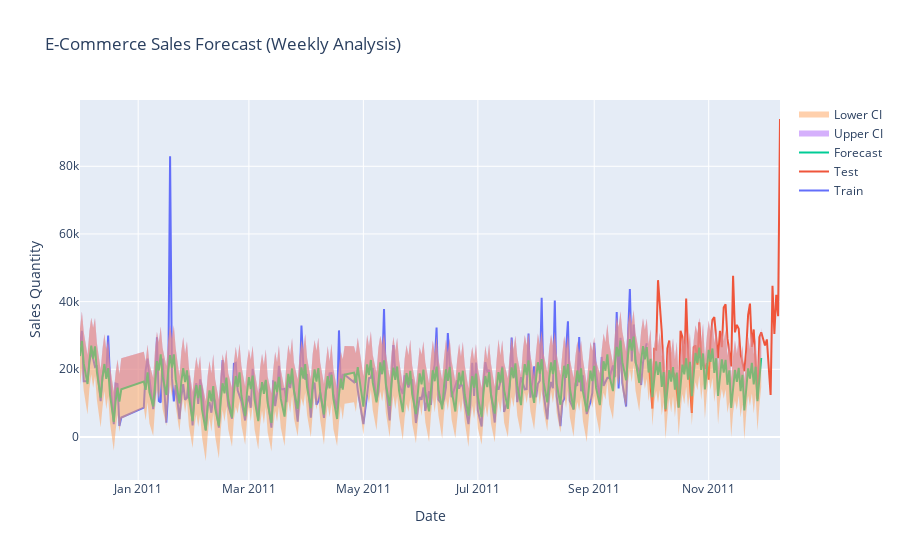

This figure's notebook cell:
### Code cell
# Visualization: Interactive plot with confidence intervals
fig = go.Figure()
fig.add_trace(go.Scatter(x=train['ds'], y=train['y'], name='Train', mode='lines'))
fig.add_trace(go.Scatter(x=test['ds'], y=test['y'], name='Test', mode='lines'))
fig.add_trace(go.Scatter(x=forecast['ds'], y=forecast['yhat'], name='Forecast', mode='lines'))
fig.add_trace(go.Scatter(x=forecast['ds'], y=forecast['yhat_upper'], fill='tonexty', 
                         mode='none', name='Upper CI', opacity=0.2))
fig.add_trace(go.Scatter(x=forecast['ds'], y=forecast['yhat_lower'], fill='tonexty', 
                         mode='none', name='Lower CI', opacity=0.2))
fig.update_layout(title='E-Commerce Sales Forecast (Weekly Analysis)',
                  xaxis_title='Date', yaxis_title='Sales Quantity')
fig.show()

### Figure 1 — Plotly figure (JSON) as saved in the notebook; plotly's stock layout.template omitted (floating-point values rounded to 4 significant figures; data arrays with more than 128 entries replaced by an {"elided": "..."} marker saying what was removed)
{"data": [{"mode": "lines", "name": "Train", "type": "scatter", "x": {"elided": "244 str values"}, "y": {"elided": "244 int values"}}, {"mode": "lines", "name": "Test", "type": "scatter", "x": ["2011-09-30", "2011-10-02", "2011-10-03", "2011-10-04", "2011-10-05", "2011-10-06", "2011-10-07", "2011-10-09", "2011-10-10", "2011-10-11", "2011-10-12", "2011-10-13", "2011-10-14", "2011-10-16", "2011-10-17", "2011-10-18", "2011-10-19", "2011-10-20", "2011-10-21", "2011-10-23", "2011-10-24", "2011-10-25", "2011-10-26", "2011-10-27", "2011-10-28", "2011-10-30", "2011-10-31", "2011-11-01", "2011-11-02", "2011-11-03", "2011-11-04", "2011-11-06", "2011-11-07", "2011-11-08", "2011-11-09", "2011-11-10", "2011-11-11", "2011-11-13", "2011-11-14", "2011-11-15", "2011-11-16", "2011-11-17", "2011-11-18", "2011-11-20", "2011-11-21", "2011-11-22", "2011-11-23", "2011-11-24", "2011-11-25", "2011-11-27", "2011-11-28", "2011-11-29", "2011-11-30", "2011-12-01", "2011-12-02", "2011-12-04", "2011-12-05", "2011-12-06", "2011-12-07", "2011-12-08", "2011-12-09"], "y": [22563, 8385, 26003, 25806, 46338, 36847, 31090, 7556, 26212, 28524, 17915, 19108, 18268, 8770, 31410, 29588, 19260, 40919, 24793, 7073, 26527, 27073, 21343, 33910, 24162, 20068, 21797, 16913, 28768, 34618, 35438, 23309, 31395, 26538, 38269, 39239, 29063, 20840, 47631, 30912, 33144, 31993, 24338, 19416, 25814, 36025, 39420, 26629, 31775, 11173, 29466, 30940, 28532, 27051, 28825, 12412, 44664, 30469, 41980, 35672, 93979]}, {"mode": "lines", "name": "Forecast", "type": "scatter", "x": {"elided": "305 str values"}, "y": {"elided": "305 float values"}}, {"fill": "tonexty", "mode": "none", "name": "Upper CI", "opacity": 0.2, "type": "scatter", "x": {"elided": "305 str values"}, "y": {"elided": "305 float values"}}, {"fill": "tonexty", "mode": "none", "name": "Lower CI", "opacity": 0.2, "type": "scatter", "x": {"elided": "305 str values"}, "y": {"elided": "305 float values"}}], "layout": {"title": {"text": "E-Commerce Sales Forecast (Weekly Analysis)"}, "xaxis": {"title": {"text": "Date"}}, "yaxis": {"title": {"text": "Sales Quantity"}}}}
